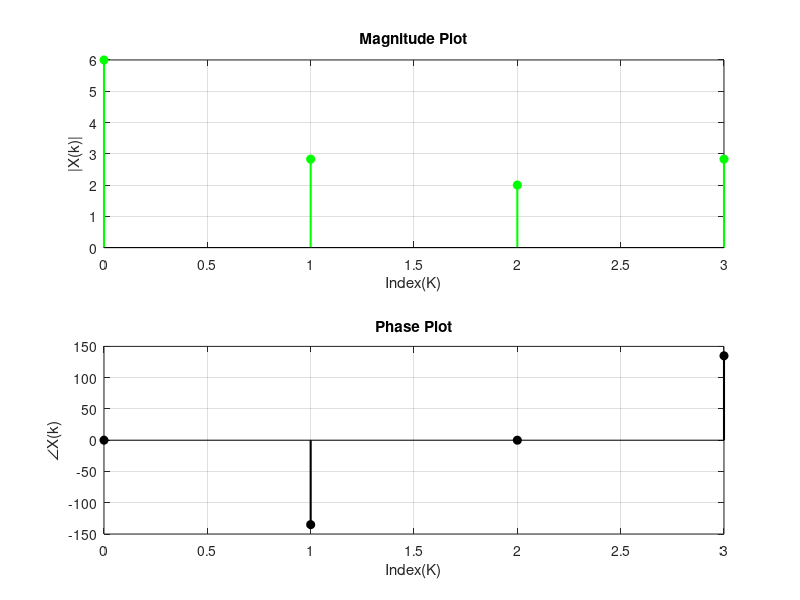
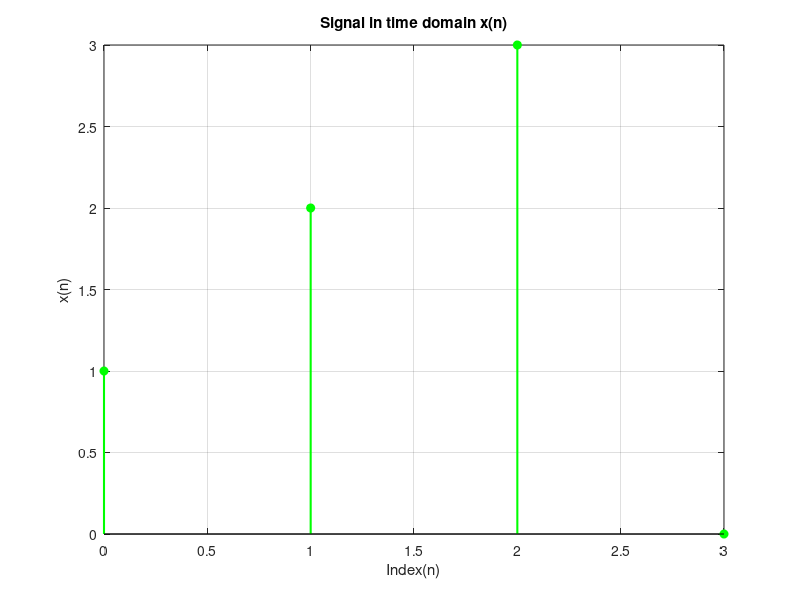

These charts were generated, in order, by the following MATLAB code:
close all,clear all;clc;
x=[1 ,2 ,3 ,0];
N=4;
n=[0:1:N-1];
k=[0:1:N-1];

WN=exp(-j*2*pi/N);

nk=n'*k;

WNnk=WN.^nk;

Xk=x*WNnk
mag_Xk=abs(Xk);
phase_Xk=angle(Xk);
phase_degrees=rad2deg(phase_Xk);

figure;
subplot(2,1,1)
stem(n,mag_Xk,'filled','g','LineWidth',1.5)
xlabel('Index(K)'),ylabel('|X(k)|'),title('Magnitude Plot'),grid;
subplot(2,1,2)
stem(n,phase_degrees,'filled','k','LineWidth',1.5)
xlabel('Index(K)'),ylabel('∠X(k)'),title('Phase Plot'),grid;

B=conj(WNnk);
Xk_inv=Xk.';
Xn=(1/N)*(Xk)*B
figure;
stem(n,Xn,'filled','g','LineWidth',1.5)
xlabel('Index(n)'),ylabel('x(n)'),title('Signal in time domain x(n)'),grid;